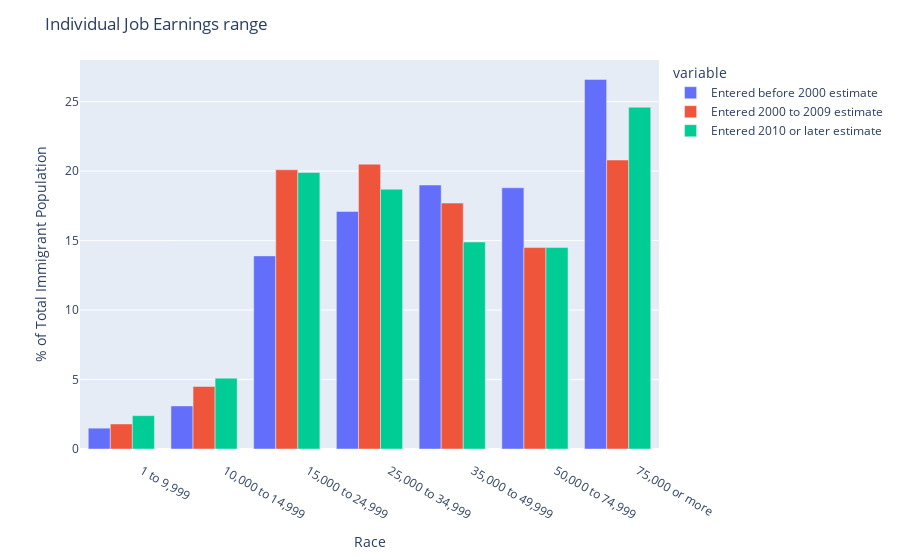

Notebook cell for this chart:
### Code cell
#Individual Earnings

rows_to_keep_income = [101, 103, 104, 105, 106, 107, 108, 109]
income = pd.read_csv("5yeardata.csv", skiprows = lambda x: x not in rows_to_keep_income )
#income.head(10)

fig_income = px.bar(income, x='EARNINGS IN THE PAST 12 MONTHS. FULL TIME ', y=['Entered before 2000 estimate', 'Entered 2000 to 2009 estimate', 'Entered 2010 or later estimate'])
fig_income.update_layout(
    barmode='group',
    title="Individual Job Earnings range",
    xaxis_title="Race",
    yaxis_title="% of Total Immigrant Population",                  
    )
fig_income.show()

### Figure 1 — Plotly figure (JSON) as saved in the notebook; plotly's stock layout.template omitted (floating-point values rounded to 4 significant figures)
{"data": [{"alignmentgroup": "True", "hovertemplate": "variable=Entered before 2000 estimate<br>EARNINGS IN THE PAST 12 MONTHS. FULL TIME =%{x}<br>value=%{y}<extra></extra>", "legendgroup": "Entered before 2000 estimate", "marker": {"color": "#636efa"}, "name": "Entered before 2000 estimate", "offsetgroup": "Entered before 2000 estimate", "orientation": "v", "showlegend": true, "textposition": "auto", "type": "bar", "x": ["        1 to 9,999", "        10,000 to 14,999", "        15,000 to 24,999", "        25,000 to 34,999", "        35,000 to 49,999", "        50,000 to 74,999", "        75,000 or more"], "xaxis": "x", "y": [1.5, 3.1, 13.9, 17.1, 19, 18.8, 26.6], "yaxis": "y"}, {"alignmentgroup": "True", "hovertemplate": "variable=Entered 2000 to 2009 estimate<br>EARNINGS IN THE PAST 12 MONTHS. FULL TIME =%{x}<br>value=%{y}<extra></extra>", "legendgroup": "Entered 2000 to 2009 estimate", "marker": {"color": "#EF553B"}, "name": "Entered 2000 to 2009 estimate", "offsetgroup": "Entered 2000 to 2009 estimate", "orientation": "v", "showlegend": true, "textposition": "auto", "type": "bar", "x": ["        1 to 9,999", "        10,000 to 14,999", "        15,000 to 24,999", "        25,000 to 34,999", "        35,000 to 49,999", "        50,000 to 74,999", "        75,000 or more"], "xaxis": "x", "y": [1.8, 4.5, 20.1, 20.5, 17.7, 14.5, 20.8], "yaxis": "y"}, {"alignmentgroup": "True", "hovertemplate": "variable=Entered 2010 or later estimate<br>EARNINGS IN THE PAST 12 MONTHS. FULL TIME =%{x}<br>value=%{y}<extra></extra>", "legendgroup": "Entered 2010 or later estimate", "marker": {"color": "#00cc96"}, "name": "Entered 2010 or later estimate", "offsetgroup": "Entered 2010 or later estimate", "orientation": "v", "showlegend": true, "textposition": "auto", "type": "bar", "x": ["        1 to 9,999", "        10,000 to 14,999", "        15,000 to 24,999", "        25,000 to 34,999", "        35,000 to 49,999", "        50,000 to 74,999", "        75,000 or more"], "xaxis": "x", "y": [2.4, 5.1, 19.9, 18.7, 14.9, 14.5, 24.6], "yaxis": "y"}], "layout": {"barmode": "group", "legend": {"title": {"text": "variable"}, "tracegroupgap": 0}, "margin": {"t": 60}, "title": {"text": "Individual Job Earnings range"}, "xaxis": {"anchor": "y", "domain": [0, 1], "title": {"text": "Race"}}, "yaxis": {"anchor": "x", "domain": [0, 1], "title": {"text": "% of Total Immigrant Population"}}}}
